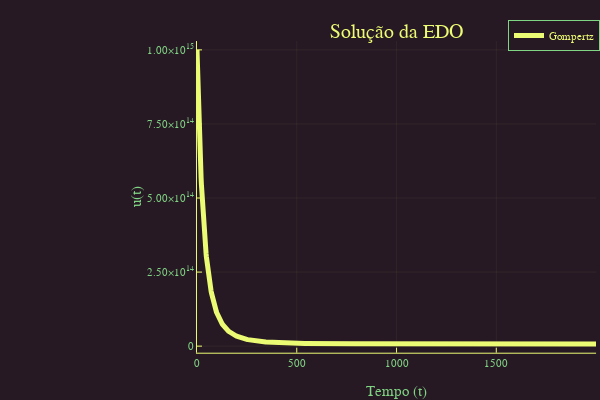

The cell this chart's notebook holds for it:
### Code cell
#modelo do artigo
r = 0.006
k = 10^13
g = 0.04
c0 =0.04
#Equação do modelo
f(n,p,t) = -r*n*log(n/k)-g*c0*n
#Condições iniciais
u0 = 10^15
range = (0.0,2000.0)
prob = ODEProblem(f,u0,range)
sol = solve(prob, Tsit5(), reltol=1e-8, abstol=1e-8)
#Plotagem do Modelo
using Plots
plotly()
plot(sol,linewidth=5,title="Solução da EDO",
xaxis="Tempo (t)",yaxis="u(t)",label="Gompertz")

### Figure 1 — Plotly figure (JSON) as saved in the notebook; plotly's stock layout.template omitted (floating-point values rounded to 4 significant figures; data arrays with more than 128 entries replaced by an {"elided": "..."} marker saying what was removed)
{"data": [{"colorbar": {"title": ""}, "legendgroup": "Gompertz", "line": {"color": "rgba(235, 251, 115, 1.000)", "dash": "solid", "shape": "linear", "width": 5}, "mode": "lines", "name": "Gompertz", "showlegend": true, "type": "scatter", "x": {"elided": "1360 float values"}, "xaxis": "x", "y": {"elided": "1360 float values"}, "yaxis": "y", "zmax": null, "zmin": null}], "layout": {"annotations": [{"font": {"color": "rgba(235, 251, 115, 1.000)", "family": "sans-serif", "size": 20}, "rotation": 0, "showarrow": false, "text": "Solução da EDO", "x": 0.6609, "xanchor": "center", "xref": "paper", "y": 1, "yanchor": "top", "yref": "paper"}], "height": 400, "legend": {"bgcolor": "rgba(39, 25, 36, 1.000)", "bordercolor": "rgba(128, 213, 132, 1.000)", "borderwidth": 1, "font": {"color": "rgba(235, 251, 115, 1.000)", "family": "sans-serif", "size": 11}, "title": {"font": {"color": "rgba(235, 251, 115, 1.000)", "family": "sans-serif", "size": 15}, "text": ""}, "tracegroupgap": 0, "traceorder": "normal", "x": 1, "xanchor": "auto", "y": 1, "yanchor": "auto"}, "margin": {"b": 20, "l": 0, "r": 0, "t": 20}, "paper_bgcolor": "rgba(39, 25, 36, 1.000)", "plot_bgcolor": "rgba(39, 25, 36, 1.000)", "showlegend": true, "width": 600, "xaxis": {"anchor": "y", "domain": [0.3283, 0.9934], "gridcolor": "rgba(235, 251, 115, 0.100)", "gridwidth": 0.5, "linecolor": "rgba(235, 251, 115, 1.000)", "mirror": false, "range": [0, 2000], "showgrid": true, "showline": true, "showticklabels": true, "tickangle": 0, "tickcolor": "rgb(235, 251, 115)", "tickfont": {"color": "rgba(128, 213, 132, 1.000)", "family": "sans-serif", "size": 11}, "tickmode": "array", "ticks": "inside", "ticktext": ["0", "500", "1000", "1500", "2000"], "tickvals": [0, 500, 1000, 1500, 2000], "title": "Tempo (t)", "titlefont": {"color": "rgba(128, 213, 132, 1.000)", "family": "sans-serif", "size": 15}, "type": "-", "visible": true, "zeroline": false, "zerolinecolor": "rgba(235, 251, 115, 1.000)"}, "yaxis": {"anchor": "x", "domain": [0.07581, 0.9415], "gridcolor": "rgba(235, 251, 115, 0.100)", "gridwidth": 0.5, "linecolor": "rgba(235, 251, 115, 1.000)", "mirror": false, "range": [-22110000000000.0, 1030000000000000.0], "showgrid": true, "showline": true, "showticklabels": true, "tickangle": 0, "tickcolor": "rgb(235, 251, 115)", "tickfont": {"color": "rgba(128, 213, 132, 1.000)", "family": "sans-serif", "size": 11}, "tickmode": "array", "ticks": "inside", "ticktext": ["0", "2.50×10<sup>14</sup>", "5.00×10<sup>14</sup>", "7.50×10<sup>14</sup>", "1.00×10<sup>15</sup>"], "tickvals": [0, 250000000000000, 500000000000000, 750000000000000, 1000000000000000], "title": "u(t)", "titlefont": {"color": "rgba(128, 213, 132, 1.000)", "family": "sans-serif", "size": 15}, "type": "-", "visible": true, "zeroline": false, "zerolinecolor": "rgba(235, 251, 115, 1.000)"}}}
